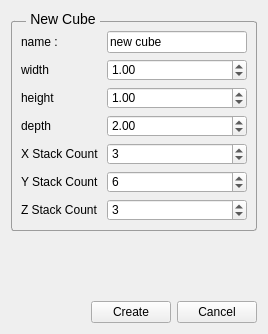
<?xml version="1.0" encoding="UTF-8"?>
<ui version="4.0">
 <class>FGECreateBoxMeshPropertiesForm</class>
 <widget class="QWidget" name="FGECreateBoxMeshPropertiesForm">
  <property name="geometry">
   <rect>
    <x>0</x>
    <y>0</y>
    <width>268</width>
    <height>334</height>
   </rect>
  </property>
  <property name="windowTitle">
   <string>Form</string>
  </property>
  <property name="styleSheet">
   <string notr="true">QGroupBox {
    border: 1px solid ;
	border-color: rgb(156, 156, 156);
    margin-top: 10px;
    font-size: 14px;
    border-radius: 3px;
}

QGroupBox::title {
	top:0px;
	left : 15px;
    subcontrol-origin: margin;
    subcontrol-position: top left;
    padding: 0px 2px;
}</string>
  </property>
  <layout class="QGridLayout" name="gridLayout_5">
   <item row="2" column="2">
    <widget class="QPushButton" name="cancel_pushButton">
     <property name="text">
      <string>Cancel</string>
     </property>
    </widget>
   </item>
   <item row="2" column="0">
    <spacer name="horizontalSpacer">
     <property name="orientation">
      <enum>Qt::Horizontal</enum>
     </property>
     <property name="sizeHint" stdset="0">
      <size>
       <width>73</width>
       <height>20</height>
      </size>
     </property>
    </spacer>
   </item>
   <item row="2" column="1">
    <widget class="QPushButton" name="create_pushButton">
     <property name="text">
      <string>Create</string>
     </property>
    </widget>
   </item>
   <item row="1" column="1">
    <spacer name="verticalSpacer">
     <property name="orientation">
      <enum>Qt::Vertical</enum>
     </property>
     <property name="sizeHint" stdset="0">
      <size>
       <width>20</width>
       <height>1</height>
      </size>
     </property>
    </spacer>
   </item>
   <item row="0" column="0" colspan="3">
    <widget class="QGroupBox" name="groupBox_2">
     <property name="title">
      <string>New Cube</string>
     </property>
     <layout class="QGridLayout" name="gridLayout">
      <item row="0" column="0">
       <widget class="QLabel" name="label_7">
        <property name="text">
         <string>name :</string>
        </property>
       </widget>
      </item>
      <item row="3" column="1">
       <widget class="QDoubleSpinBox" name="depth_doubleSpinBox">
        <property name="maximum">
         <double>999999.989999999990687</double>
        </property>
        <property name="value">
         <double>2.000000000000000</double>
        </property>
       </widget>
      </item>
      <item row="3" column="0">
       <widget class="QLabel" name="label_3">
        <property name="text">
         <string>depth</string>
        </property>
       </widget>
      </item>
      <item row="2" column="0">
       <widget class="QLabel" name="label_2">
        <property name="text">
         <string>height</string>
        </property>
       </widget>
      </item>
      <item row="5" column="1">
       <widget class="QSpinBox" name="x_tack_count_spinBox">
        <property name="minimum">
         <number>1</number>
        </property>
        <property name="maximum">
         <number>999999</number>
        </property>
        <property name="value">
         <number>3</number>
        </property>
        <property name="displayIntegerBase">
         <number>10</number>
        </property>
       </widget>
      </item>
      <item row="1" column="0">
       <widget class="QLabel" name="label">
        <property name="text">
         <string>width</string>
        </property>
       </widget>
      </item>
      <item row="7" column="1">
       <widget class="QSpinBox" name="y_tack_count_spinBox">
        <property name="minimum">
         <number>1</number>
        </property>
        <property name="maximum">
         <number>999999</number>
        </property>
        <property name="value">
         <number>6</number>
        </property>
        <property name="displayIntegerBase">
         <number>10</number>
        </property>
       </widget>
      </item>
      <item row="8" column="0">
       <widget class="QLabel" name="label_6">
        <property name="text">
         <string>Z Stack Count </string>
        </property>
       </widget>
      </item>
      <item row="7" column="0">
       <widget class="QLabel" name="label_5">
        <property name="text">
         <string>Y Stack Count </string>
        </property>
       </widget>
      </item>
      <item row="1" column="1">
       <widget class="QDoubleSpinBox" name="withd_doubleSpinBox">
        <property name="maximum">
         <double>999999.989999999990687</double>
        </property>
        <property name="value">
         <double>1.000000000000000</double>
        </property>
       </widget>
      </item>
      <item row="8" column="1">
       <widget class="QSpinBox" name="z_tack_count_spinBox">
        <property name="minimum">
         <number>1</number>
        </property>
        <property name="maximum">
         <number>999999</number>
        </property>
        <property name="value">
         <number>3</number>
        </property>
       </widget>
      </item>
      <item row="5" column="0">
       <widget class="QLabel" name="label_4">
        <property name="text">
         <string>X Stack Count </string>
        </property>
       </widget>
      </item>
      <item row="0" column="1">
       <widget class="QLineEdit" name="name_object_lineEdit">
        <property name="text">
         <string>new cube</string>
        </property>
       </widget>
      </item>
      <item row="2" column="1">
       <widget class="QDoubleSpinBox" name="height_doubleSpinBox">
        <property name="maximum">
         <double>999999.989999999990687</double>
        </property>
        <property name="value">
         <double>1.000000000000000</double>
        </property>
       </widget>
      </item>
     </layout>
    </widget>
   </item>
  </layout>
 </widget>
 <resources/>
 <connections/>
</ui>
